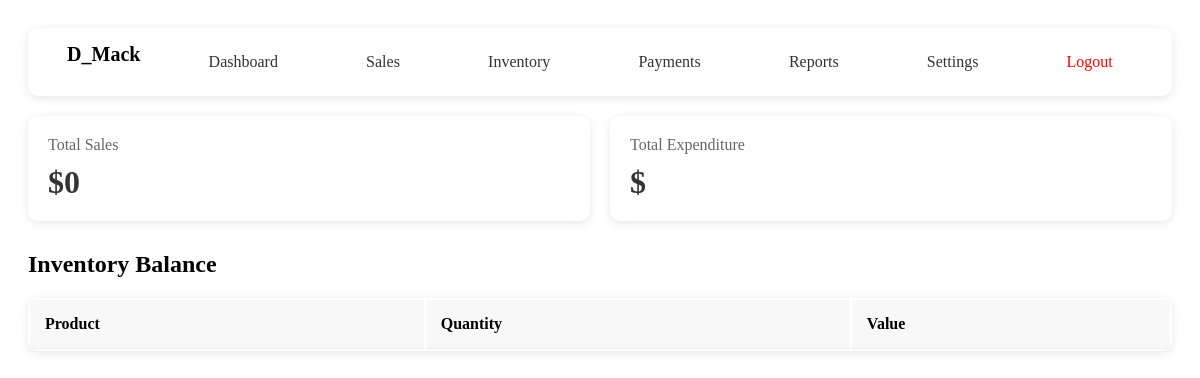
The page /dashboard (signed in) on the database as committed earlier.
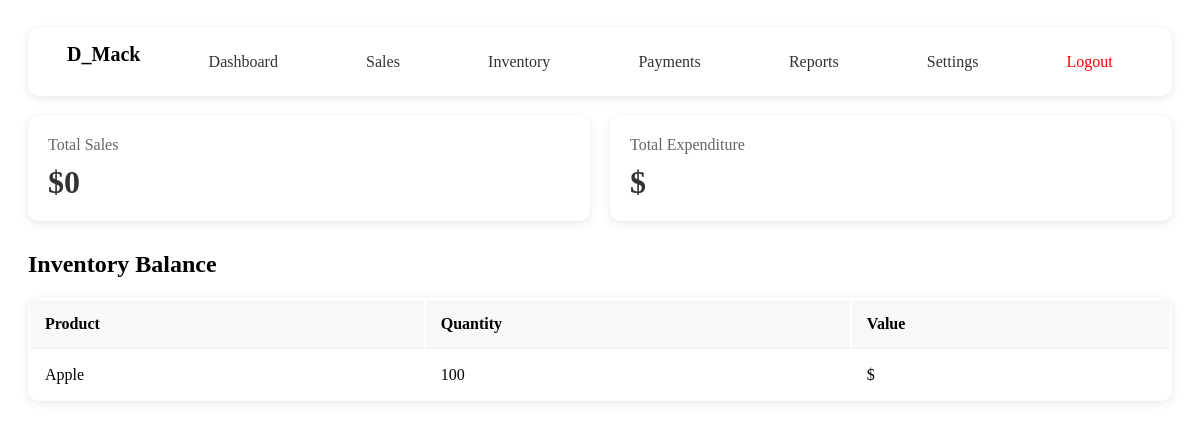
The same page on the database as committed later.
### models/user.py (models this page shows, shortened)
class User(UserMixin, db.Model):
    __tablename__ = 'users'
    id = db.Column(db.Integer, primary_key=True)
    business_name = db.Column(db.String(100))
    name = db.Column(db.String(100), nullable=False)
    email = db.Column(db.String(120), unique=True, nullable=False)
    password_hash = db.Column(db.String(200))
    created_at = db.Column(db.DateTime, default=datetime.utcnow)
    products = db.relationship('Product', backref='user', lazy=True, cascade='all, delete-orphan')
    sales = db.relationship('Sale', backref='user', lazy=True, cascade='all, delete-orphan')
    payments = db.relationship('Payment', backref='user', lazy=True, cascade='all, delete-orphan')

### models/product.py (models this page shows, shortened)
class Product(db.Model):
    __tablename__ = 'products'
    id = db.Column(db.Integer, primary_key=True)
    name = db.Column(db.String(100), nullable=False, unique=True)  # Added unique constraint
    quantity = db.Column(db.Integer, default=0)
    cost_price = db.Column(db.Float, nullable=False)
    selling_price = db.Column(db.Float, nullable=False)
    profit_margin = db.Column(db.Float)
    min_stock_level = db.Column(db.Integer, default=10)
    created_at = db.Column(db.DateTime, default=datetime.utcnow)  # Renamed from created_at
    updated_at = db.Column(db.DateTime, default=datetime.utcnow, onupdate=datetime.utcnow)
    price = db.Column(db.Float)
    user_id = db.Column(db.Integer, db.ForeignKey('users.id'), nullable=False)
    sales = db.relationship('Sale', backref='product', lazy=True, cascade='all, delete-orphan')
    payments = db.relationship('Payment', backref='product', lazy=True)
    costs = db.relationship('ProductCost', backref='product', lazy=True)
    class ProductCost(db.Model):
        __tablename__ = 'product_costs'
        id = db.Column(db.Integer, primary_key=True)
        product_id = db.Column(db.Integer, db.ForeignKey('products.id'), nullable=False)
        cost_type = db.Column(db.String(50), nullable=False)  # e.g., 'purchase', 'transport', 'storage'
        amount = db.Column(db.Float, nullable=False)
        description = db.Column(db.String(200))
        date = db.Column(db.DateTime, default=datetime.utcnow)
        user_id = db.Column(db.Integer, db.ForeignKey('users.id'), nullable=False)

### app.py (the view)
@app.route('/dashboard')
@login_required
def dashboard():
    total_sales = db.session.query(db.func.sum(Sale.quantity * Sale.price))\
        .filter(Sale.user_id == current_user.id).scalar() or 0
    inventory = Product.query.all()
    return render_template('dashboard.html',
                         total_sales=total_sales,
                         inventory=inventory)

### app.py (called while the page is built)
@app.before_request
def load_user():
    if 'user_id' in session:
        g.user = db.session.get(User, session['user_id'])

@login_manager.user_loader
def load_user(user_id):
    return User.query.get(int(user_id))  # assuming you're using SQLAlchemy and User has an id

@app.context_processor
def inject_user():
    return dict(current_user=current_user)

### templates/dashboard.html (shortened to what this page needs)
<!DOCTYPE html>
<html lang="en">
<head>
</head>
<body>
    <div class="dashboard-container">
        <div class="nav-bar">
            <div class="nav-links">
                <span style="font-weight: bold; font-size: 20px;">
                    {% if current_user.is_authenticated and current_user.business_name %}
                        {{ current_user.business_name }}
                    {% else %}
                        AKONTABU
                    {% endif %}
                </span>
                <a href="{{ url_for('dashboard') }}" class="nav-link">Dashboard</a>
                <a href="{{ url_for('sales') }}" class="nav-link">Sales</a>
                <a href="{{ url_for('inventory') }}" class="nav-link">Inventory</a>
                <a href="{{ url_for('payments') }}" class="nav-link">Payments</a>
                <a href="{{ url_for('reports') }}" class="nav-link">Reports</a>
                <a href="{{ url_for('settings') }}" class="nav-link">Settings</a>
                <a href="{{ url_for('logout') }}" class="nav-link" style="color:red;">Logout</a>
            </div>
        </div>
        <div class="metrics-grid">
            <div class="metric-card">
                <div class="metric-title">Total Sales</div>
                <div class="metric-value">${{ total_sales }}</div>
            </div>
            <div class="metric-card">
                <div class="metric-title">Total Expenditure</div>
                <div class="metric-value">${{ total_expenditure }}</div>
            </div>
        </div>
        <h2>Inventory Balance</h2>
        <table class="inventory-table">
            <thead>
                <tr>
                    <th>Product</th>
                    <th>Quantity</th>
                    <th>Value</th>
                </tr>
            </thead>
            <tbody>
                {% for product in inventory %}
                <tr>
                    <td>{{ product.name }}</td>
                    <td>{{ product.quantity }}</td>
                    <td>${{ product.value }}</td>
                </tr>
                {% endfor %}
            </tbody>
        </table>
    </div>
</body>
</html>

### templates/dashboard.html (style rules this page uses)
.dashboard-container { max-width: 1200px; margin: 0 auto; padding: 20px; }
.nav-bar { background: #fff; padding: 15px; border-radius: 10px; box-shadow: 0 2px 10px rgba(0,0,0,0.1); margin-bottom: 20px; }
.nav-links { display: flex; justify-content: space-around; }
.nav-link { text-decoration: none; color: #333; padding: 10px 20px; border-radius: 5px; transition: background 0.3s ease; }
.metrics-grid { display: grid; grid-template-columns: repeat(2, 1fr); gap: 20px; margin-bottom: 30px; }
.metric-card { background: #fff; padding: 20px; border-radius: 10px; box-shadow: 0 2px 10px rgba(0,0,0,0.1); }
.metric-title { color: #666; font-size: 1em; margin-bottom: 10px; }
.metric-value { font-size: 2em; font-weight: 600; color: #333; }
.inventory-table { width: 100%; background: #fff; border-radius: 10px; box-shadow: 0 2px 10px rgba(0,0,0,0.1); overflow: hidden; }
.inventory-table th, .inventory-table td { padding: 15px; text-align: left; border-bottom: 1px solid #eee; }
.inventory-table th { background: #f8f8f8; font-weight: 600; }
.inventory-table tr:last-child td { border-bottom: none; }

Rows that differ between the two databases and show on the page:
added Product: name "Apple", quantity "100"
